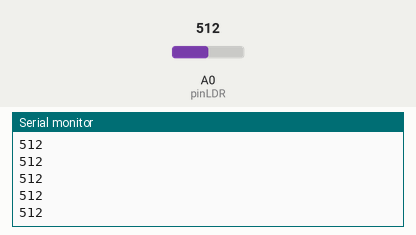
Recording of a sketch running on a simulated Arduino Uno, built with avr-gcc and run on an emulated ATmega328P. Parts: the last lines printed to the serial monitor. The inputs (shaded band) are chosen by the test bench; at power-on: A0 (pinLDR) = 512.

Above: at 1.2 s.
1.3 s: A0 (pinLDR) set to 716
At 2.4 s:
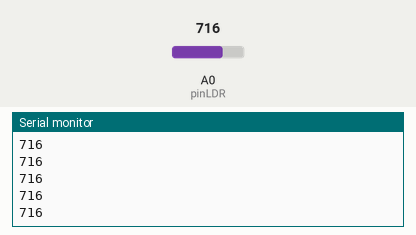
2.8 s: A0 (pinLDR) set to 900
At 3.4 s:
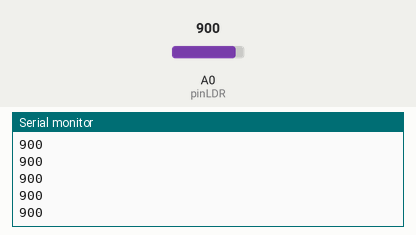
Timing chart, 0 to 5.8 s (numbered marks = the images above; inputs shaded):
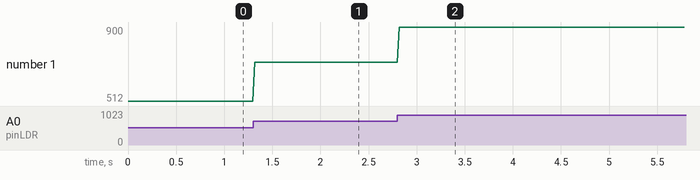

The sketch:

Led_PWM.ino
```cpp
/* Kit Bricogeek
*
* conexion sensor de luz LDR
*
* by @javacasm
 */

#define pinLDR A0

void setup() {
  Serial.begin(9600);
}

void loop() {

  int valor=analogRead(pinLDR);
  Serial.println(valor);
  delay(20);

}
```

Measured:
- after the input at 1.3 s, the serial monitor: prints a new line at once (image 1)
- after the input at 2.8 s, the serial monitor: prints a new line at once (image 2)
- plotted number 1: 512 → 716 after the input at 1.3 s, 716 → 900 after the input at 2.8 s
